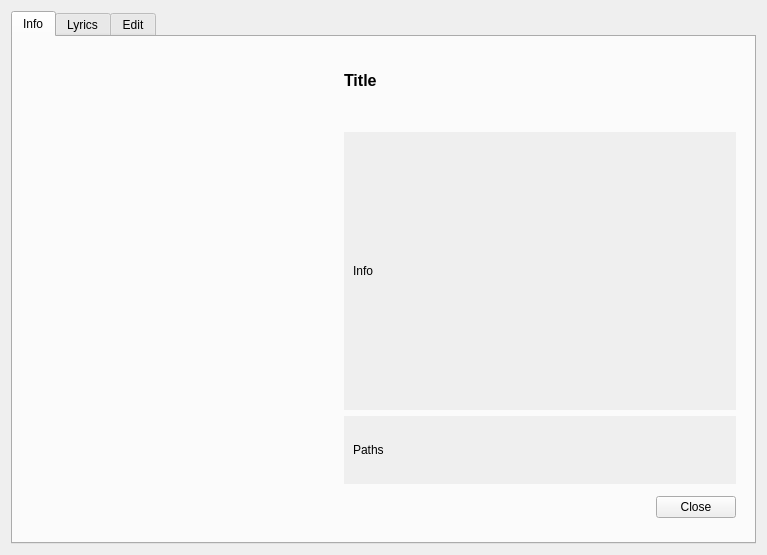
<?xml version="1.0" encoding="UTF-8"?>
<ui version="4.0">
 <class>InfoDialog</class>
 <widget class="QDialog" name="InfoDialog">
  <property name="geometry">
   <rect>
    <x>0</x>
    <y>0</y>
    <width>767</width>
    <height>555</height>
   </rect>
  </property>
  <property name="windowTitle">
   <string>Info / Edit</string>
  </property>
  <property name="modal">
   <bool>true</bool>
  </property>
  <layout class="QGridLayout" name="gridLayout">
   <item row="1" column="1">
    <widget class="QTabWidget" name="tab_widget">
     <property name="minimumSize">
      <size>
       <width>0</width>
       <height>300</height>
      </size>
     </property>
     <property name="focusPolicy">
      <enum>Qt::StrongFocus</enum>
     </property>
     <property name="usesScrollButtons">
      <bool>false</bool>
     </property>
     <property name="tabsClosable">
      <bool>false</bool>
     </property>
     <widget class="QWidget" name="tab_1">
      <attribute name="icon">
       <iconset resource="../Resources/Icons.qrc">
        <normaloff>:/Icons/info.svg.png</normaloff>:/Icons/info.svg.png</iconset>
      </attribute>
      <attribute name="title">
       <string>Info</string>
      </attribute>
      <layout class="QGridLayout" name="gridLayout_2">
       <property name="horizontalSpacing">
        <number>20</number>
       </property>
       <item row="5" column="1">
        <widget class="QWidget" name="ui_info_widget" native="true">
         <layout class="QGridLayout" name="gridLayout_5">
          <item row="2" column="1" colspan="2">
           <widget class="QLabel" name="lab_subheader">
            <property name="sizePolicy">
             <sizepolicy hsizetype="MinimumExpanding" vsizetype="Maximum">
              <horstretch>0</horstretch>
              <verstretch>0</verstretch>
             </sizepolicy>
            </property>
            <property name="text">
             <string/>
            </property>
           </widget>
          </item>
          <item row="0" column="1">
           <spacer name="verticalSpacer_4">
            <property name="orientation">
             <enum>Qt::Vertical</enum>
            </property>
            <property name="sizeType">
             <enum>QSizePolicy::Maximum</enum>
            </property>
            <property name="sizeHint" stdset="0">
             <size>
              <width>20</width>
              <height>10</height>
             </size>
            </property>
           </spacer>
          </item>
          <item row="0" column="0" rowspan="6">
           <layout class="QVBoxLayout" name="verticalLayout">
            <property name="sizeConstraint">
             <enum>QLayout::SetDefaultConstraint</enum>
            </property>
            <item>
             <spacer name="verticalSpacer">
              <property name="orientation">
               <enum>Qt::Vertical</enum>
              </property>
              <property name="sizeHint" stdset="0">
               <size>
                <width>20</width>
                <height>40</height>
               </size>
              </property>
             </spacer>
            </item>
            <item>
             <widget class="QPushButton" name="btn_image">
              <property name="minimumSize">
               <size>
                <width>300</width>
                <height>300</height>
               </size>
              </property>
              <property name="maximumSize">
               <size>
                <width>300</width>
                <height>300</height>
               </size>
              </property>
              <property name="focusPolicy">
               <enum>Qt::StrongFocus</enum>
              </property>
              <property name="text">
               <string/>
              </property>
              <property name="iconSize">
               <size>
                <width>220</width>
                <height>220</height>
               </size>
              </property>
              <property name="flat">
               <bool>true</bool>
              </property>
             </widget>
            </item>
            <item>
             <spacer name="verticalSpacer_2">
              <property name="orientation">
               <enum>Qt::Vertical</enum>
              </property>
              <property name="sizeHint" stdset="0">
               <size>
                <width>20</width>
                <height>40</height>
               </size>
              </property>
             </spacer>
            </item>
           </layout>
          </item>
          <item row="6" column="2">
           <widget class="QPushButton" name="btn_close1">
            <property name="sizePolicy">
             <sizepolicy hsizetype="Fixed" vsizetype="Fixed">
              <horstretch>0</horstretch>
              <verstretch>0</verstretch>
             </sizepolicy>
            </property>
            <property name="text">
             <string>Close</string>
            </property>
           </widget>
          </item>
          <item row="6" column="0">
           <spacer name="horizontalSpacer_3">
            <property name="orientation">
             <enum>Qt::Horizontal</enum>
            </property>
            <property name="sizeHint" stdset="0">
             <size>
              <width>40</width>
              <height>20</height>
             </size>
            </property>
           </spacer>
          </item>
          <item row="5" column="1" colspan="2">
           <widget class="QScrollArea" name="scrollArea_2">
            <property name="sizePolicy">
             <sizepolicy hsizetype="Expanding" vsizetype="Preferred">
              <horstretch>0</horstretch>
              <verstretch>0</verstretch>
             </sizepolicy>
            </property>
            <property name="frameShape">
             <enum>QFrame::NoFrame</enum>
            </property>
            <property name="frameShadow">
             <enum>QFrame::Plain</enum>
            </property>
            <property name="lineWidth">
             <number>0</number>
            </property>
            <property name="widgetResizable">
             <bool>true</bool>
            </property>
            <widget class="QWidget" name="scrollAreaWidgetContents_2">
             <property name="geometry">
              <rect>
               <x>0</x>
               <y>0</y>
               <width>400</width>
               <height>76</height>
              </rect>
             </property>
             <layout class="QGridLayout" name="gridLayout_7">
              <item row="0" column="0">
               <widget class="QLabel" name="lab_paths">
                <property name="sizePolicy">
                 <sizepolicy hsizetype="MinimumExpanding" vsizetype="Preferred">
                  <horstretch>0</horstretch>
                  <verstretch>0</verstretch>
                 </sizepolicy>
                </property>
                <property name="text">
                 <string>Paths</string>
                </property>
                <property name="wordWrap">
                 <bool>true</bool>
                </property>
               </widget>
              </item>
             </layout>
            </widget>
           </widget>
          </item>
          <item row="3" column="1">
           <spacer name="verticalSpacer_3">
            <property name="orientation">
             <enum>Qt::Vertical</enum>
            </property>
            <property name="sizeType">
             <enum>QSizePolicy::Maximum</enum>
            </property>
            <property name="sizeHint" stdset="0">
             <size>
              <width>20</width>
              <height>10</height>
             </size>
            </property>
           </spacer>
          </item>
          <item row="4" column="1" colspan="2">
           <widget class="QScrollArea" name="scrollArea">
            <property name="sizePolicy">
             <sizepolicy hsizetype="Expanding" vsizetype="MinimumExpanding">
              <horstretch>0</horstretch>
              <verstretch>0</verstretch>
             </sizepolicy>
            </property>
            <property name="frameShape">
             <enum>QFrame::NoFrame</enum>
            </property>
            <property name="frameShadow">
             <enum>QFrame::Plain</enum>
            </property>
            <property name="lineWidth">
             <number>0</number>
            </property>
            <property name="horizontalScrollBarPolicy">
             <enum>Qt::ScrollBarAlwaysOff</enum>
            </property>
            <property name="widgetResizable">
             <bool>true</bool>
            </property>
            <widget class="QWidget" name="scrollAreaWidgetContents">
             <property name="geometry">
              <rect>
               <x>0</x>
               <y>0</y>
               <width>400</width>
               <height>283</height>
              </rect>
             </property>
             <layout class="QGridLayout" name="gridLayout_4">
              <item row="0" column="0">
               <widget class="QLabel" name="lab_info">
                <property name="sizePolicy">
                 <sizepolicy hsizetype="Preferred" vsizetype="MinimumExpanding">
                  <horstretch>0</horstretch>
                  <verstretch>0</verstretch>
                 </sizepolicy>
                </property>
                <property name="text">
                 <string>Info</string>
                </property>
                <property name="wordWrap">
                 <bool>true</bool>
                </property>
                <property name="openExternalLinks">
                 <bool>true</bool>
                </property>
                <property name="textInteractionFlags">
                 <set>Qt::LinksAccessibleByMouse|Qt::TextSelectableByMouse</set>
                </property>
               </widget>
              </item>
             </layout>
            </widget>
           </widget>
          </item>
          <item row="1" column="1" colspan="2">
           <widget class="QLabel" name="lab_title">
            <property name="sizePolicy">
             <sizepolicy hsizetype="MinimumExpanding" vsizetype="Maximum">
              <horstretch>0</horstretch>
              <verstretch>0</verstretch>
             </sizepolicy>
            </property>
            <property name="font">
             <font>
              <pointsize>12</pointsize>
              <weight>75</weight>
              <bold>true</bold>
             </font>
            </property>
            <property name="text">
             <string>Title</string>
            </property>
            <property name="wordWrap">
             <bool>true</bool>
            </property>
           </widget>
          </item>
          <item row="6" column="1">
           <spacer name="horizontalSpacer_2">
            <property name="orientation">
             <enum>Qt::Horizontal</enum>
            </property>
            <property name="sizeHint" stdset="0">
             <size>
              <width>40</width>
              <height>34</height>
             </size>
            </property>
           </spacer>
          </item>
         </layout>
        </widget>
       </item>
      </layout>
     </widget>
     <widget class="QWidget" name="tab_2">
      <attribute name="icon">
       <iconset resource="../Resources/Icons.qrc">
        <normaloff>:/Icons/lyrics.svg.png</normaloff>:/Icons/lyrics.svg.png</iconset>
      </attribute>
      <attribute name="title">
       <string>Lyrics</string>
      </attribute>
      <layout class="QGridLayout" name="gridLayout_3">
       <item row="0" column="0">
        <widget class="QWidget" name="ui_lyric_widget" native="true">
         <property name="sizePolicy">
          <sizepolicy hsizetype="MinimumExpanding" vsizetype="MinimumExpanding">
           <horstretch>0</horstretch>
           <verstretch>0</verstretch>
          </sizepolicy>
         </property>
         <layout class="QGridLayout" name="gridLayout_6">
          <item row="0" column="0" colspan="3">
           <widget class="QTextEdit" name="te_lyrics">
            <property name="sizePolicy">
             <sizepolicy hsizetype="Preferred" vsizetype="MinimumExpanding">
              <horstretch>0</horstretch>
              <verstretch>0</verstretch>
             </sizepolicy>
            </property>
            <property name="minimumSize">
             <size>
              <width>0</width>
              <height>0</height>
             </size>
            </property>
            <property name="sizeIncrement">
             <size>
              <width>0</width>
              <height>0</height>
             </size>
            </property>
            <property name="horizontalScrollBarPolicy">
             <enum>Qt::ScrollBarAlwaysOff</enum>
            </property>
           </widget>
          </item>
          <item row="1" column="0" colspan="3">
           <layout class="QHBoxLayout" name="horizontalLayout">
            <item>
             <widget class="QComboBox" name="combo_servers">
              <property name="currentIndex">
               <number>-1</number>
              </property>
              <property name="sizeAdjustPolicy">
               <enum>QComboBox::AdjustToContents</enum>
              </property>
              <property name="frame">
               <bool>false</bool>
              </property>
             </widget>
            </item>
            <item>
             <widget class="QProgressBar" name="pb_loading">
              <property name="maximum">
               <number>0</number>
              </property>
              <property name="value">
               <number>0</number>
              </property>
             </widget>
            </item>
            <item>
             <spacer name="horizontalSpacer">
              <property name="orientation">
               <enum>Qt::Horizontal</enum>
              </property>
              <property name="sizeType">
               <enum>QSizePolicy::MinimumExpanding</enum>
              </property>
              <property name="sizeHint" stdset="0">
               <size>
                <width>40</width>
                <height>20</height>
               </size>
              </property>
             </spacer>
            </item>
            <item>
             <widget class="QPushButton" name="btn_close2">
              <property name="text">
               <string>Close</string>
              </property>
             </widget>
            </item>
           </layout>
          </item>
         </layout>
        </widget>
       </item>
      </layout>
     </widget>
     <widget class="QWidget" name="tab_3">
      <attribute name="icon">
       <iconset resource="../Resources/Icons.qrc">
        <normaloff>:/Icons/edit.svg.png</normaloff>:/Icons/edit.svg.png</iconset>
      </attribute>
      <attribute name="title">
       <string>Edit</string>
      </attribute>
      <layout class="QGridLayout" name="gridLayout_8"/>
     </widget>
    </widget>
   </item>
  </layout>
 </widget>
 <resources>
  <include location="../Resources/Icons.qrc"/>
 </resources>
 <connections>
  <connection>
   <sender>btn_close2</sender>
   <signal>clicked()</signal>
   <receiver>InfoDialog</receiver>
   <slot>close()</slot>
   <hints>
    <hint type="sourcelabel">
     <x>90</x>
     <y>57</y>
    </hint>
    <hint type="destinationlabel">
     <x>327</x>
     <y>196</y>
    </hint>
   </hints>
  </connection>
  <connection>
   <sender>btn_close1</sender>
   <signal>clicked()</signal>
   <receiver>InfoDialog</receiver>
   <slot>close()</slot>
   <hints>
    <hint type="sourcelabel">
     <x>592</x>
     <y>360</y>
    </hint>
    <hint type="destinationlabel">
     <x>327</x>
     <y>196</y>
    </hint>
   </hints>
  </connection>
  <connection>
   <sender>btn_close2</sender>
   <signal>clicked()</signal>
   <receiver>InfoDialog</receiver>
   <slot>hide()</slot>
   <hints>
    <hint type="sourcelabel">
     <x>90</x>
     <y>57</y>
    </hint>
    <hint type="destinationlabel">
     <x>327</x>
     <y>196</y>
    </hint>
   </hints>
  </connection>
  <connection>
   <sender>btn_close1</sender>
   <signal>clicked()</signal>
   <receiver>InfoDialog</receiver>
   <slot>hide()</slot>
   <hints>
    <hint type="sourcelabel">
     <x>592</x>
     <y>360</y>
    </hint>
    <hint type="destinationlabel">
     <x>327</x>
     <y>196</y>
    </hint>
   </hints>
  </connection>
 </connections>
</ui>
